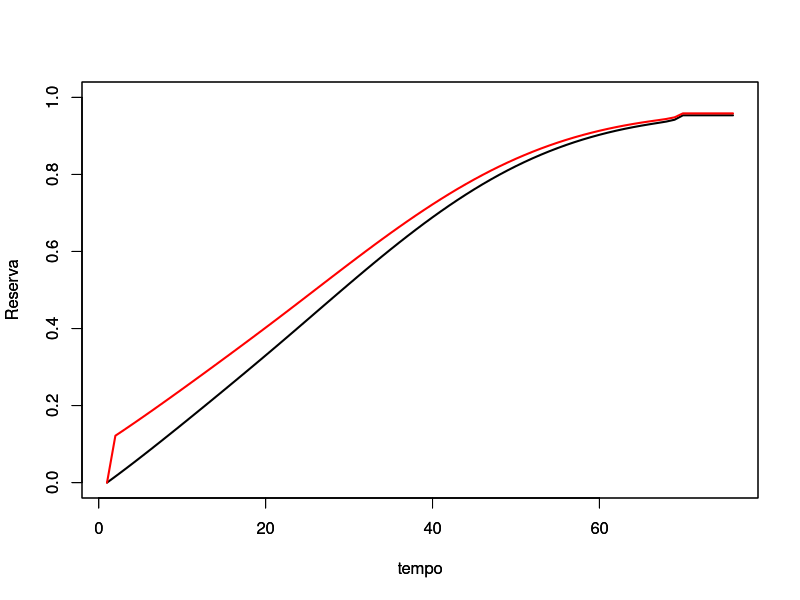
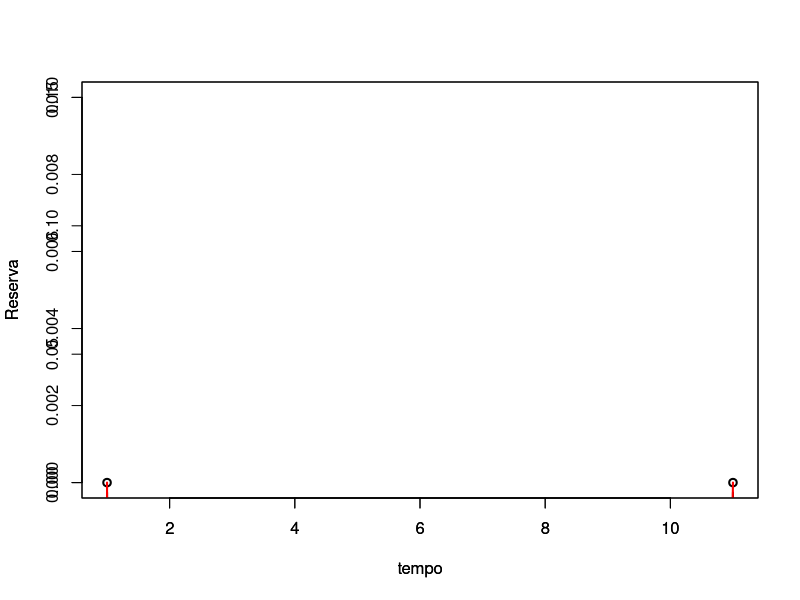

Here is the R script that generated these plots, in order: (Note: this script raises an error after producing the figures.)
tabuas<- read.table('Tabuas.txt', header=T)
attach(tabuas)

AX<-function( i, idade,b,tabua)  {  
  qx<-tabua
  px<-1-qx
  n<-max(Idade)-idade
  v <- (1/(i+1))^(1:n)                                
  
  pxx <- c(1, cumprod( px[(idade+1):(idade+n-1)]) ) 
  if(n==1){
    pxx<-1
  }
  qxx <- c(qx[(idade+1):(idade+n)])
  
  Ax <- b* sum(v*pxx*qxx)
  
  if(n==0){
    Ax<-0
  }
  return (Ax)
}


ax<-function(i,idade,b,tabua){
  px<- 1-tabua
  v <- 1/(1+i)
  n<-max(Idade)-idade
  pxx    <- c(1, cumprod(px[(idade+1):(length(px)-1)]) )
  if(n==1){
    pxx<-1
  }
  t         <- (0:(length(pxx)-1))
  if(n==0){
    ax<-0
  }
  ax      <- b*sum(v^(t)*pxx)
  return(ax)
}



p<-AX(0.03,40,1,tabuas$AT_49_qx)/ax(0.03,40,1,tabuas$AT_49_qx)

Vr<-Vrv<-(1:(max(Idade)-40))*0

Vr[1]<-Vrv[1]<-0

for (i in 1:(max(Idade)-41)){
  
  Vr[i+1]=AX(0.03,40+i,1,tabuas$AT_49_qx)-p*ax(0.03,40+i,1,tabuas$AT_49_qx)
  Vrv[i+1]=(AX(0.03,40+i,1,tabuas$AT_49_qx)+0.005*ax(0.03,40+i,1,tabuas$AT_49_qx))-(p)*ax(0.03,40+i,1,tabuas$AT_49_qx)
}

plot(Vr,type='l',ylim=c(0,1),ylab="Reserva",xlab="tempo",lwd=2)
par(new=T)
plot(Vrv,type='l',col='red',ylim=c(0,1),ylab="Reserva",xlab="tempo",lwd=2)

#----------------------------------------------------------------------------------------
rm(list=ls(all=T))

tabuas<- read.table('Tabuas.txt', header=T)
attach(tabuas)


Axn<-function( i, idade, n,b,tabua)  { 
  
  qx<-tabua
  px<-1-qx
  v <- (1/(i+1))^(1:n)                                
  pxx <- c(1, cumprod( px[(idade+1):(idade+n-1)]) )
  if(n==1){
    pxx<-1
  }
  qxx <- c(qx[(idade+1):(idade+n)])
  
  Axn <- b* sum(v*pxx*qxx)
  if(n==0){
    Axn<-0
  }
  return (Axn)
}

anx<-function(i,idade,n,b,tabua){
  v       <- 1/(1+i) 
  px     <- 1-tabua
  pxx   <- c(1, cumprod(px[(idade+1):(idade+n-1)]) )
  if(n==1){
    pxx<-1
  }
  t        <- (0:(length(pxx)-1))
  anx     <- b*sum(v^(t)*pxx)
  if(n==0){
    anx<-0
  }
  return(anx)
}

dotalP<-function(i,idade,n,b,tabua){
  px<-1-tabua
  V <- 1/(i+1)^n
  npx <- prod( px[(idade+1):(idade+n)]) 
  Dt<- V*npx*b
  return(Dt)
}



i<-0.03; x=30; m=10; n=5

p<-(dotalP(i,x,m,1,tabuas$AT_49_qx)*anx(i,x+m,(max(tabuas$Idade)-x-m),1,tabuas$AT_49_qx))/anx(i,x,m,1,tabuas$AT_49_qx)



Vr<-Vrv<-(0:10)*0

Vr[1]=Vrv[1]=0

for (i in 1:10){
  
  Vr[i+1]=Axn(0.03,(10+i),(10-i),1,tabuas$AT_49_qx)-p*anx(0.03,10+i,10-i,1,tabuas$AT_49_qx)
  Vrv[i+1]=(Axn(0.03,20+i,10-i,1,tabuas$AT_49_qx)+0.005*anx(0.03,1+i,10-i,1,tabuas$AT_49_qx))-(p)*anx(0.03,1+i,10-i,1,tabuas$AT_49_qx)
  
}

plot(Vr,type='b',ylab="Reserva",xlab="tempo",lwd=2,ylim=c(0,0.01))
par(new=T)
plot(Vrv,type='l',col='red',ylab="Reserva",xlab="tempo",lwd=2,ylim=c(0,0.15))





# 1) Variar a taxa de juros
# 2) Variar o tempo passado
# 3) para uma idade fixa do segurado, obter a reserva e diferentes taxas de juros em diferentes momentos
# 4) um eixo vai ser a taxa de juros, outro vai ser o tempo passado e outro vai ser a reserva
# 5) normalmente temos somente a reserva por tempo passado. 
# 
# 
# 

  J  <- seq(0.01,0.05,len=100)
  id <- 35:60
  nome_do_arquivo <- "dadosn.txt"
  


arquivo <- file(nome_do_arquivo, "w")
  aux<-1
  for(i in 1:100){
    for (j in 1:26){

Pr<-(dotalP(J,id,m,1,tabuas$AT_49_qx)*anx(J,id+m,(max(tabuas$Idade)-x-m),1,tabuas$AT_49_qx))/anx(i,x,m,1,tabuas$AT_49_qx)     
      
      linha <- paste(J[i],id[j],5*log(x[i])-5*x[i]*log(y[j])+(x[i]-1)*sum(log(W))-(1/(y[j]^x[i]))*sum(W^x[i]), collapse = "\t") # Separador de tabulação (\t) entre as colunas
      cat(linha, file = arquivo)
      cat("\n", file = arquivo)
      aux<-aux+1 
    }
    cat("\n", file = arquivo)
    #write.table( "",row.names = F, col.names = F,file="dadosn.txt",append = TRUE)
  }

  close(arquivo)
  
  
  
  
  
# Colocar no livro do leandro  
  n<-0:3
  p<-dbinom(n,3,0.6)
  fdp<-pbinom(n,3,0.6)
  U<-c(0.7, 0.1, 0.3, 0.1, 0.9, 0.5, 0.5, 0.7, 0.3, 0.10)
  N<-U*0
  for(i in 1:length(U)){
    if(U[i]<fdp[1]){
      N[i]<-0
    }else{ if((fdp[1]<=U[i])|(U[i]<fdp[2])){
      N[i]<-1}else{ 
        if((fdp[2]<=U[i])|(U[i]<fdp[3])){N[i]<-2}else{N[i]<-3}     }
      
    }
    
  }
  
 
  
  
